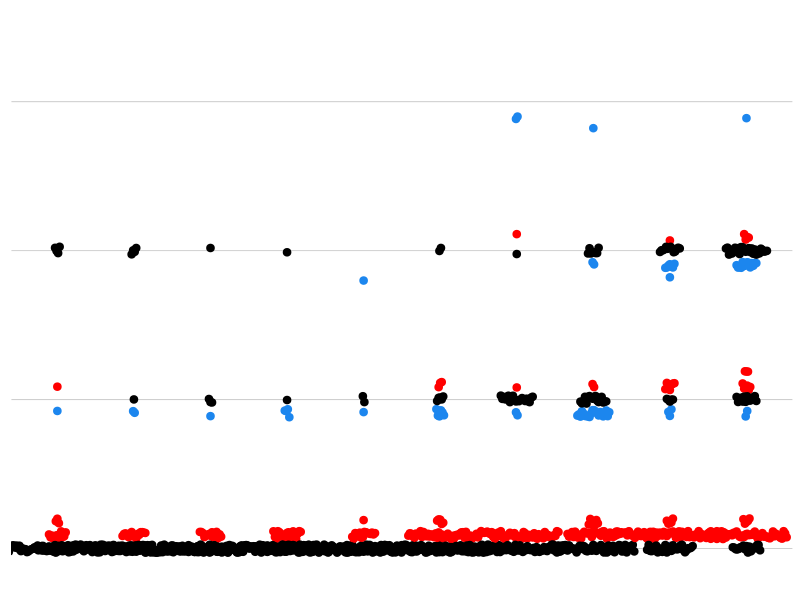
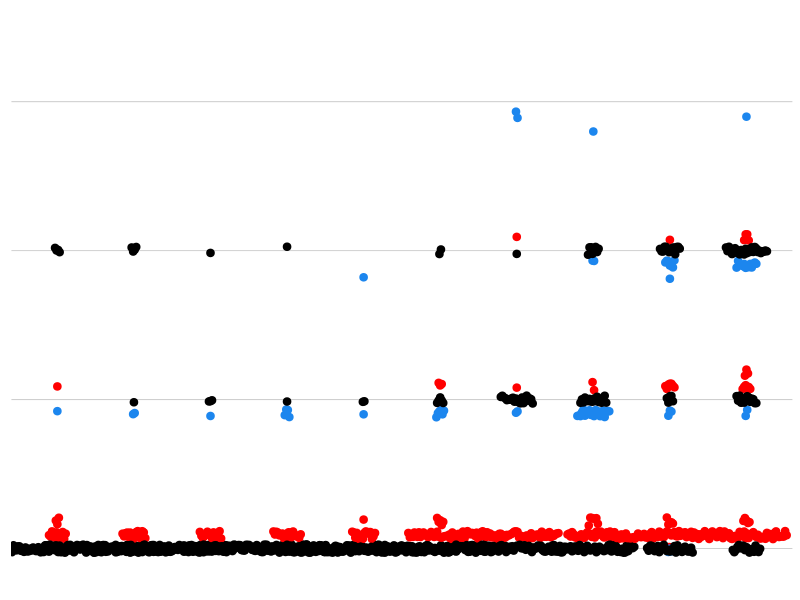

Reproduce these figures in R, in order.
#load libraries
library(ggplot2)

# set working directory
setwd("/path/to/files")

#load input files
VE821ser_UNC_FISH <- read.csv("231inhibitorVE821-unc.csv", sep=",")
VE821ser_UNC_FISH$dose <- as.factor(VE821ser_UNC_FISH$dose)

#make dot plot of FISH data series   
ggplot(VE821ser_UNC_FISH, aes(dose, green_red, fill = count, color = count)) + 
geom_dotplot(binaxis = "y", 
	stackdir = "center", 
	stackratio = 0.2, 
	dotsize = 0.8, 
	method = "dotdensity", 
	binpositions = "bygroup", 
	binwidth = 0.07, 
	drop = TRUE, 
	position = position_jitter(width = 0, height = 0.03)) + 
scale_y_continuous(limits=c(2.1,6), breaks = seq(1.1, 9.9, by = 2.2)) + 
theme(legend.position="none") + 
scale_fill_manual(values=c("RED","dodgerblue2","BLACK")) + 
scale_color_manual(values=c("RED","dodgerblue2","BLACK")) + 
theme(axis.title.x=element_blank(), 
	axis.text.x=element_blank(),
	axis.ticks.x=element_blank(), 
	axis.title.y=element_blank(), 
	axis.text.y=element_blank(),
	axis.ticks.y=element_blank()) + 
theme(panel.background = element_rect(fill = "white"),
	panel.grid.major=element_line(size=0.25,linetype='solid',color="grey"),
	panel.grid.minor=element_line(size=0.25,linetype='solid',color="grey"), 
	panel.grid.major.x = element_blank())
    
#save the files
ggsave("5C.tiff", device="tiff", width =3.53, height =2.61 , units ="in" , dpi=300)
  
